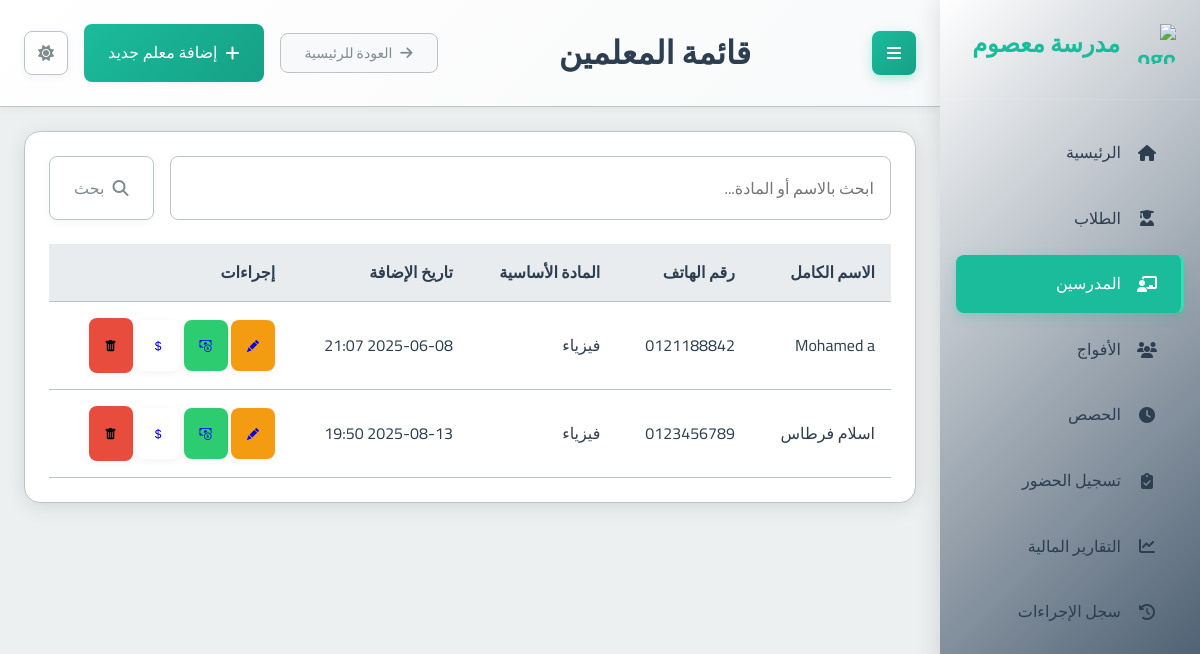
Screenshot of /teachers/ with the database file from the repository.
### school_app/models.py (models this page shows, shortened)
class Teacher(models.Model):
    first_name = models.CharField(max_length=100, verbose_name="الاسم الأول")
    last_name = models.CharField(max_length=100, verbose_name="اللقب")
    phone_number = models.CharField(max_length=20, unique=True, verbose_name="رقم الهاتف")
    subject = models.ForeignKey(Subject, on_delete=models.PROTECT, verbose_name="المادة الأساسية")
    created_at = models.DateTimeField(auto_now_add=True, verbose_name="تاريخ الإنشاء")
    class Meta:
        verbose_name = "مدرس"
        verbose_name_plural = "المدرسون"

class Subject(models.Model):
    name = models.CharField(max_length=100, verbose_name="اسم المادة")
    class Meta:
        verbose_name = "مادة دراسية"
        verbose_name_plural = "المواد الدراسية"

### school_app/views.py (the view)
# urls.py: path('teachers/', views.teacher_list, name='teacher_list'),
def teacher_list(request):
    query = request.GET.get('q', '').strip()
    teachers_qs = Teacher.objects.select_related('subject').all()
    if query:
        teachers_qs = teachers_qs.filter(
            Q(first_name__icontains=query) |
            Q(last_name__icontains=query) |
            Q(subject__name__icontains=query) # Search by subject name
        )
    teachers = teachers_qs.order_by('last_name', 'first_name')
    context = {
        'teachers': teachers,
        'page_title': "قائمة المعلمين",
        'search_query': query
    }
    return render(request, 'school_app/teacher_list.html', context)

### templates/school_app/teacher_list.html (shortened to what this page needs)
{% extends "base.html" %}
{% block page_title %}{{ page_title|default:"قائمة المعلمين" }}{% endblock %}
{% block header_actions %}
  <a href="{% url 'add_teacher' %}" class="btn btn-primary">
    <i class="fas fa-plus"></i> إضافة معلم جديد
  </a>
{% endblock %}
{% block content %}
<div class="card">
  <div class="card-body">
    <form method="get" action="{% url 'teacher_list' %}" class="mb-3">
      <div class="input-group">
        <input type="text" name="q" class="form-control" placeholder="ابحث بالاسم أو المادة..." value="{{ search_query|default:'' }}">
        <div class="input-group-append">
          <button class="btn btn-outline-secondary" type="submit">
            <i class="fas fa-search"></i> بحث
          </button>
        </div>
      </div>
    </form>
    {% if teachers %}
      <div class="table-container">
        <table class="table table-striped">
          <thead>
            <tr>
              <th>الاسم الكامل</th>
              <th>رقم الهاتف</th>
              <th>المادة الأساسية</th>
              <th>تاريخ الإضافة</th>
              <th>إجراءات</th>
            </tr>
          </thead>
          <tbody>
            {% for teacher in teachers %}
              <tr>
                <td>{{ teacher.first_name }} {{ teacher.last_name }}</td>
                <td dir="ltr">{{ teacher.phone_number }}</td>
                <td>{{ teacher.subject.name }}</td>
                <td>{{ teacher.created_at|date:"Y-m-d H:i" }}</td>
                <td>
                  <a href="{% url 'edit_teacher' teacher.id %}" class="btn btn-sm btn-warning" title="تعديل"> <i class="bi bi-pencil-fill"></i><span class="sr-only">تعديل</span></a>
                  <a href="{% url 'teacher_monthly_payment' teacher_id=teacher.id %}" class="btn btn-sm btn-success" title="دفع المستحقات"><i class="bi bi-cash-coin"></i><span class="sr-only">دفع المستحقات</span></a>
                  <a href="{% url 'teacher_financial_detail' teacher.id %}" class="btn btn-sm btn-outline-primary" title="عرض التفاصيل المالية"><i class="bi bi-currency-dollar"></i></a>
                  <form action="{% url 'delete_teacher' teacher.id %}" method="post" style="display: inline;" onsubmit="return confirm('هل أنت متأكد أنك تريد حذف هذا المدرس؟ قد يؤدي هذا إلى مشاكل إذا كان المدرس مرتبطاً بأفواج حالية.');">
                      <button type="submit" class="btn btn-danger btn-sm" title="حذف"><i class="bi bi-trash-fill"></i><span class="sr-only">حذف</span></button>
                  </form>
                </td>
              </tr>
            {% endfor %}
          </tbody>
        </table>
      </div>
    {% else %}
      <p class="text-center text-muted">لا يوجد معلمون مسجلون حالياً.</p>
      <div class="text-center mt-3">
         <a href="{% url 'add_teacher' %}" class="btn btn-primary">إضافة معلم جديد</a>
      </div>
    {% endif %}
  </div>
</div>
{% endblock %}

### static/css/main.css (style rules this page uses)
:root { --primary-color: #2c3e50; --primary-light: #34495e; --primary-darker: #1a252f; --accent-color: #1abc9c; --accent-light: #2fe2b3; --accent-dark: #16a085; --text-color: #2c3e50; --text-secondary: #7f8c8d; --text-on-primary: #ffffff; --text-on-accent: #ffffff; --text-nav: #2c3e50; --background-color: #ecf0f1; --card-background: #ffffff; --input-background: #ffffff; --border-color: #bdc3c7; --input-border-color: #bdc3c7; --success-color: #2ecc71; --warning-color: #f39c12; --error-color: #e74c3c; --info-color: #1E90FF; --table-header-background: #e9ecef; --table-row-hover-background: #f8f9fa; --box-shadow-color: rgba(0, 0, 0, 0.1); --box-shadow-color-hover: rgba(0, 0, 0, 0.15); --box-shadow-soft-color: rgba(0, 0, 0, 0.05); --subtle-background: #f8f9fa; --spacing-xs: 8px; --spacing-sm: 16px; --spacing-md: 24px; --spacing-lg: 32px; --spacing-xl: 48px; --font-family: 'Cairo', sans-serif; --font-size-xs: 12px; --font-size-sm: 14px; --font-size-md: 16px; --font-size-lg: 20px; --font-size-xl: 24px; --font-size-xxl: 32px; --border-radius-sm: 4px; --border-radius-md: 8px; --border-radius-lg: 16px; --transition-fast: 0.2s ease; --transition-normal: 0.3s ease; --transition-slow: 0.5s ease; --sidebar-width: 260px; }
* { margin: 0; padding: 0; box-sizing: border-box; direction: rtl; }
html { direction: rtl; font-size: 16px; }
body { font-family: var(--font-family); background-color: var(--background-color); color: var(--text-color); line-height: 1.6; transition: background-color var(--transition-normal), color var(--transition-normal); overflow-x: hidden; }
.btn-warning { background: var(--warning-color); }
.btn-success { background: var(--success-color); }
.btn-danger { background: var(--error-color); }
.card { background-color: var(--card-background); border-radius: var(--border-radius-lg); box-shadow: 0 4px 20px var(--box-shadow-color); margin-bottom: var(--spacing-md); overflow: hidden; transition: all var(--transition-normal); border: 1px solid var(--border-color); }
.card-body { padding: var(--spacing-md); color: var(--text-color); }
.btn { font-family: var(--font-family); padding: var(--spacing-sm) var(--spacing-md); border: none; border-radius: var(--border-radius-md); cursor: pointer; font-size: var(--font-size-md); font-weight: 500; text-decoration: none; display: inline-flex; align-items: center; gap: var(--spacing-xs); transition: all var(--transition-fast); box-shadow: 0 2px 8px var(--box-shadow-soft-color); }
.btn-primary { background: linear-gradient(135deg, var(--accent-color) 0%, var(--accent-dark) 100%); color: var(--text-on-accent); }
.btn-outline-secondary { background-color: transparent; border: 1px solid var(--border-color); color: var(--text-secondary); }
input, select, textarea { font-family: var(--font-family); width: 100%; padding: var(--spacing-sm); border: 1px solid var(--input-border-color); border-radius: var(--border-radius-md); background-color: var(--input-background); color: var(--text-color); font-size: var(--font-size-md); transition: all var(--transition-fast); }
.btn-sm { font-size: 12px; padding: 1rem; }
.mb-3 { margin-bottom: var(--spacing-md); }
.input-group { display: flex; gap: var(--spacing-sm); }
.table-container { overflow-x: auto; }
table { width: 100%; border-collapse: collapse; }
th, td { padding: var(--spacing-sm); text-align: right; border-bottom: 1px solid var(--border-color); }
th { background-color: var(--table-header-background); font-weight: 600; color: var(--text-color); }

### rows the page displays
Teacher: first_name "Mohamed", last_name "a", phone_number "0121188842", subject.name "فيزياء", created_at "2025-06-08 21:07"
Teacher: first_name "اسلام", last_name "فرطاس", phone_number "0123456789", subject.name "فيزياء", created_at "2025-08-13 19:50"

### other values shown
{{ page_title|default:"قائمة المعلمين" }} "قائمة المعلمين"
